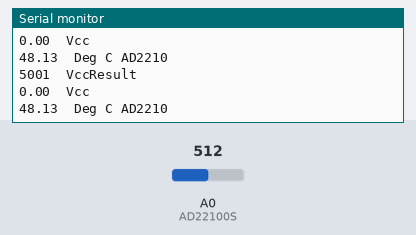
Simulated run of this sketch. Board: Arduino Uno, built with avr-gcc and run on an emulated ATmega328P. Parts: the last lines printed to the serial monitor. The test bench sets the inputs (shaded band); at power-on: A0 (AD22100S) = 512.

Above: at 3.3 s.
3.4 s: A0 (AD22100S) set to 716
At 6.3 s:
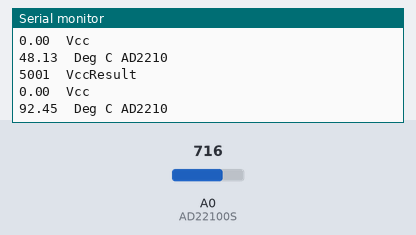
6.7 s: A0 (AD22100S) set to 900
At 8.5 s:
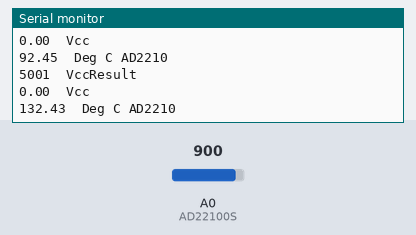
Timing chart, 0 to 10.0 s (numbered marks = the images above; inputs shaded):
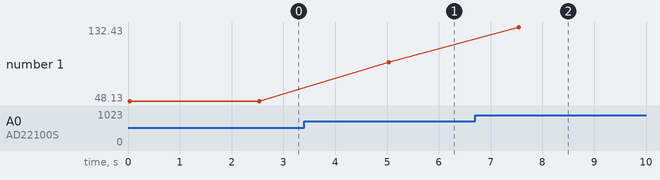

The sketch:

AD22100S_tempsensor_inprogress.ino
```cpp
//Vcc global declaration
long VccResult = NULL;
float Vcc = NULL;

//Temp Sensor declarations
int AD22100S = A0; //define temp sensor pin for AD22100S
double AD22100Sout;
unsigned int ADCValue;
double ADCVout;


void setup() {
  Serial.begin(9600);

}

void loop() {
  readVcc();
  IntTemp();

  Serial.print(VccResult); Serial.print("\t"); Serial.println("VccResult");
  Serial.print(Vcc); Serial.print("\t"); Serial.println("Vcc");
  Serial.print(AD22100Sout); Serial.print("\t"); Serial.println("Deg C AD2210");


 delay(2500);
}

long readVcc()
  {
          //Read the 1.1V reference against AVcc
          ADMUX = _BV(REFS0) | _BV(MUX3) | _BV(MUX2) | _BV(MUX1); //ADMUX analog voltage reference byte
          delay(2); // Wait for Vref to settle
          ADCSRA |= _BV(ADSC); // Start conversion
          while (bit_is_set(ADCSRA,ADSC)); // measuring
          VccResult = ADCL;
          VccResult |= ADCH<<8;
          VccResult = 1125300L / VccResult; //Back calculate AVcc in mV

  }

void IntTemp()
  {
  ADCValue = analogRead(AD22100S); //Reads data from the AD22100S pin
  ADCVout = (ADCValue / 1023.0) * VccResult;
  AD22100Sout = (ADCVout/22.5)-63.11111111; //previous value was 61.11111 in line with formula from tech report.  Calibration against house themostat required 3 degrees less. Changed Vout to Voltage to take in to account voltage fultuations

}
```

Measured:
- after the input at 3.4 s, the serial monitor: prints a new line after 1.6 s (image 1)
- after the input at 6.7 s, the serial monitor: prints a new line after 0.84 s (image 2)
- plotted number 1: 48.13 → 92.45 after the input at 3.4 s, 92.45 → 132.43 after the input at 6.7 s
